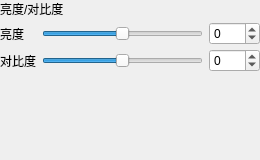
<?xml version="1.0" encoding="UTF-8"?>
<ui version="4.0">
 <class>AdjBrightnessContrast</class>
 <widget class="QWidget" name="AdjBrightnessContrast">
  <property name="geometry">
   <rect><x>0</x><y>0</y><width>260</width><height>160</height></rect>
  </property>
  <layout class="QVBoxLayout" name="rootLayout">
   <property name="spacing"><number>4</number></property>
   <property name="leftMargin"><number>0</number></property>
   <property name="topMargin"><number>0</number></property>
   <property name="rightMargin"><number>0</number></property>
   <property name="bottomMargin"><number>0</number></property>
           <item>
            <widget class="QLabel" name="labelTitle">
             <property name="text"><string>亮度/对比度</string></property>
            </widget>
           </item>
           <item>
            <layout class="QGridLayout" name="grid">
             <property name="horizontalSpacing"><number>6</number></property>
             <property name="verticalSpacing"><number>4</number></property>
              <item row="0" column="0">
               <widget class="QLabel" name="label_brightness">
                <property name="text"><string>亮度</string></property>
               </widget>
              </item>
              <item row="0" column="1">
               <widget class="QSlider" name="slider_brightness">
                <property name="orientation"><enum>Qt::Orientation::Horizontal</enum></property>
                <property name="minimum"><number>-100</number></property>
                <property name="maximum"><number>100</number></property>
                <property name="value"><number>0</number></property>
               </widget>
              </item>
              <item row="0" column="2">
               <widget class="QSpinBox" name="spin_brightness">
                <property name="minimum"><number>-100</number></property>
                <property name="maximum"><number>100</number></property>
                <property name="value"><number>0</number></property>
               </widget>
              </item>
              <item row="1" column="0">
               <widget class="QLabel" name="label_contrast">
                <property name="text"><string>对比度</string></property>
               </widget>
              </item>
              <item row="1" column="1">
               <widget class="QSlider" name="slider_contrast">
                <property name="orientation"><enum>Qt::Orientation::Horizontal</enum></property>
                <property name="minimum"><number>-100</number></property>
                <property name="maximum"><number>100</number></property>
                <property name="value"><number>0</number></property>
               </widget>
              </item>
              <item row="1" column="2">
               <widget class="QSpinBox" name="spin_contrast">
                <property name="minimum"><number>-100</number></property>
                <property name="maximum"><number>100</number></property>
                <property name="value"><number>0</number></property>
               </widget>
              </item>
            </layout>
           </item>   <item>
    <spacer name="vSpacer">
     <property name="orientation"><enum>Qt::Orientation::Vertical</enum></property>
     <property name="sizeHint" stdset="0"><size><width>20</width><height>1</height></size></property>
    </spacer>
   </item>
  </layout>
 </widget>
 <resources/>
 <connections/>
</ui>
